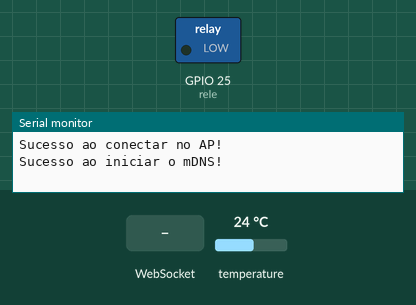
A program run on a simulated ESP32. Shown: switched loads named in the program (green lamp = pin HIGH), the last lines printed to the serial monitor. Inputs (shaded band) come from the test bench; at power-on: temperature 24 °C. WiFi joins after 1.5 s; servers stay silent unless stated.

Above: at 2.7 s.
2.8 s: WebSocket text "ON" received
At 3.9 s:
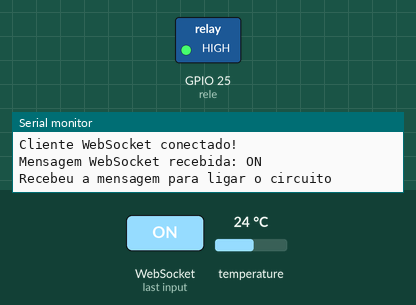
6.0 s: WebSocket text "OFF" received
At 7.0 s:
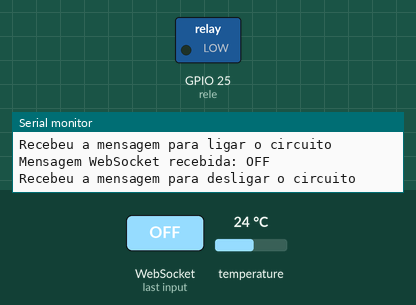
Timing chart, 0 to 9.0 s (numbered marks = the images above; inputs shaded):
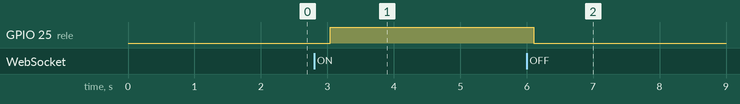

The program:

main.cpp
```cpp
#include <WiFi.h>
#include <ESPmDNS.h>
#include <WiFiClient.h>
#include <WiFiManager.h>
#include <ESPAsyncWebServer.h>

// sensor DS18B20
#include <OneWire.h>
#include <DallasTemperature.h>

#define rele 25
#define DS18B20 32

OneWire oneWire(DS18B20);

DallasTemperature sensors(&oneWire);

// credenciais do AP
const char *ssid = "ESP32";
// const char* passwd = "pp12345678";

// implementação do millis
const int intervaloLeitura = 10;
unsigned long tempoPassado = 0;

float temperaturaAlvo = 100.0;
// valor inserido para simular o sensor
float temperaturaAtual = 0.0;

bool circuitoLigado = false;
bool temperaturaAlvoAtingida = false;

AsyncWebServer server(80);
AsyncWebSocket ws("/ws");

// Função para calcular o valor da barra de progresso com base na temperatura atual e na temperatura alvo
int calcularProgresso(float temperaturaAlvo, float temperaturaAtual)
{
  // Calcular a proporção entre a temperatura atual e a temperatura alvo
  float progresso = map(constrain(temperaturaAtual, 40.0, temperaturaAlvo), 40.0, temperaturaAlvo, 0, 100);

  return static_cast<int>(progresso);
}

void setup()
{
  Serial.begin(115200);

  pinMode(rele, OUTPUT);
  //pinMode(DS18B20, INPUT);

  digitalWrite(rele, 0);

  sensors.begin();

  //temperaturaAtual = analogRead(sensor);

  WiFiManager wm;

  if (wm.autoConnect(ssid))
  {
    Serial.println("Sucesso ao conectar no AP!");
  }
  else
  {
    Serial.println("Falha ao conectar no AP");
  }

  // Serviço mDNS
  if (!MDNS.begin("esp32"))
  {
    Serial.println("Erro ao iniciar o mDNS");
    return;
  }
  else
  {
    Serial.println("Sucesso ao iniciar o mDNS!");
  }

  MDNS.addService("http", "tcp", 80);

  server.on("/", HTTP_GET, [](AsyncWebServerRequest *request)
            {
    String html = R"html(
      <!DOCTYPE html>
      <html lang="pt-br">
      <head>
        <meta charset="UTF-8">
        <meta name="viewport" content="width=device-width, initial-scale=1.0">
        <title>Controle de Temperatura</title>
        <style>
          body {
            font-family: Arial, sans-serif;
            background-color: #f0f0f0;
            margin: 0;
            padding: 0;
          }

          .container {
            width: 300px;
            margin: auto;
            padding: 20px;
            background-color: #fff;
            border-radius: 10px;
            box-shadow: 0 0 10px rgba(0, 0, 0, 0.1);
            text-align: center;
            position: absolute;
            top: 50%;
            left: 50%;
            transform: translate(-50%, -50%);
          }

          .input-field {
            width: auto;
            padding: 10px;
            margin: 10px 0;
            border: 1px solid #ccc;
            border-radius: 5px;
            text-align: center;
            font-size: 18px;
          }

          .legend {
            font-size: 13px;
            color: #666;
            margin-bottom: 10px;
          }

          .button {
            background-color: #3498db;
            color: #fff;
            border: none;
            padding: 10px 20px;
            margin: 10px 0;
            border-radius: 5px;
            cursor: pointer;
          }

          .button:hover {
            background-color: #2980b9;
          }

          .status-field {
            font-size: 16px;
            margin: 20px 0;
            color: #333;
          }

          .mensagem-erro {
            font-size: 15px;
            color: red;
          }

          .progress-bar-container {
            width: 100%;
            background-color: #e0e0e0;
            border-radius: 5px;
          }

          .progress-value{
            font-size: 13px;
          }
          .progress-bar {
            width: 0%;
            height: 20px;
            background-color: #3498db;
            border-radius: 5px;
            transition: width 0.5s ease;
          }
          .rodape {
            position: absolute;
            left: 0;
            width: 100%;
            background-color: #333; /* Cor escura para o rodapé */
            color: #fff; /* Cor do texto no rodapé */
            padding: 10px;
            border-radius: 0 0 10px 10px;
            box-sizing: border-box;
            font-size: 11px;
          }
        </style>
      </head>
      <body>
        <div class="container">
          <p class="legend">Insira a temperatura alvo entre 45.0°C e 100.0°C</p>
          <input type="text" id="tempInput" class="input-field" placeholder="Temperatura alvo" value=""><br>
          <p id="tempAlvo" class="status-field">Temperatura Alvo: <span id="tempAlvoValor"></span>°C</p>
          <button id="registrarBtn" class="button" onclick="registrarTemperatura()">Registrar Temperatura</button><br>
          <button id="ligaDesligaBtn" class="button" onclick="ligaDesligaCircuito()" disabled>Ligar Circuito</button><br>
          <span id="mensagemErro" class="mensagem-erro"></span>
          <p id="temperaturaAtual" class="status-field">Temperatura Atual: <span id="tempAtualValor"></span>°C</p>
          <button id="reiniciarBtn" class="button" onclick="reiniciarInterface()">Reiniciar</button><br><br>
          <div class="progress-bar-container">
            <div id="progressBar" class="progress-bar"></div>
          </div>
          <p id="progressValue" class="progress-value">0%</p>
          <div class="rodape">© 2023 Amaral&Becker - TRO7M. Todos os direitos reservados.</div>
        </div>
        <script>
          var circuitoLigado = false;

          function validarIntervalo() {
            var tempInput = document.getElementById('tempInput');
            var mensagemErro = document.getElementById('mensagemErro');

            var temperatura = parseFloat(tempInput.value);

            if (isNaN(temperatura) || temperatura < 45.0 || temperatura > 100.0) {
              // Mostrar a mensagem de erro
              mensagemErro.innerText = "Insira uma temperatura válida entre 45.0°C e 100.0°C.";
              tempInput.value = ''; // Limpar o campo de entrada
              return false;
            } else {
              // Limpar a mensagem de erro
              mensagemErro.innerText = "";
              return true;
            }
          }


          function registrarTemperatura() {
            if (!validarIntervalo()) {
              return;
            }

            var tempInput = document.getElementById('tempInput');
            var tempAlvo = document.getElementById('tempAlvoValor');
            tempAlvo.innerText = tempInput.value;
            tempInput.disabled = true;

            // Habilitar o botão de ligar
            var ligaDesligaBtn = document.getElementById('ligaDesligaBtn');
            ligaDesligaBtn.disabled = false;

            // Atualizar a variável temperaturaAlvo no servidor
            socket.send(JSON.stringify({ action: 'atualizar_alvo', temperatura: tempInput.value }));

            // Habilitar o botão de ligar
            var ligaDesligaBtn = document.getElementById('ligaDesligaBtn');
            ligaDesligaBtn.disabled = false;
          }

          function handleTemperaturaAlvoAtingida() {
            // Exibir a mensagem de alerta apenas se o circuito estiver ligado
            if (circuitoLigado) {
              alert("Temperatura alvo atingida!");
            }
            var tempInput = document.getElementById('tempInput');
            tempInput.disabled = false;

            var ligaDesligaBtn = document.getElementById('ligaDesligaBtn');
            ligaDesligaBtn.innerHTML = 'Ligar Circuito';
            ligaDesligaBtn.style.backgroundColor = '#3498db';
          }

          function ligaDesligaCircuito() {
            var tempInput = document.getElementById('tempInput');
            var ligaDesligaBtn = document.getElementById('ligaDesligaBtn');
            var mensagemErro = document.getElementById('mensagemErro');

            // Verificar se a temperatura foi registrada
            if (tempInput.value === "") {
              // Mostrar a mensagem de erro
              mensagemErro.innerText = "Registre uma temperatura antes de ligar o circuito.";
              return;
            }

            // Limpar a mensagem de erro
            mensagemErro.innerText = "";

            if (ligaDesligaBtn.innerHTML === 'Ligar Circuito') {
              ligaDesligaBtn.innerHTML = 'Desligar Circuito';
              ligaDesligaBtn.style.backgroundColor = '#e74c3c';

              // Atualizar a variável global circuitoLigado
              circuitoLigado = true;

              // Enviar mensagem WebSocket para ligar o circuito
              socket.send(JSON.stringify({ action: 'ON' }));
              console.log('Enviou a mensagem para ligar o circuito');
            } else {
              ligaDesligaBtn.innerHTML = 'Ligar Circuito';
              ligaDesligaBtn.style.backgroundColor = '#3498db';
              // Enviar mensagem WebSocket para desligar o circuito

              // Atualizar a variável global circuitoLigado
              circuitoLigado = false;

              socket.send(JSON.stringify({ action: 'OFF' }));
              console.log('Enviou a mensagem para desligar o circuito');
            }
          }

          function updateTemperatura(temperatura) {
            document.getElementById('tempAtualValor').innerText = temperatura;
          }

          function updateProgressBar(progresso) {
            var progressBar = document.getElementById('progressBar');
            var progressValue = document.getElementById('progressValue');

            progressBar.style.width = progresso + '%';
            progressValue.innerText = progresso + '%';
          }

          function reiniciarInterface() {
            // Limpar valores e reativar campos
            var tempInput = document.getElementById('tempInput');
            tempInput.value = '';
            tempInput.disabled = false;

            var tempAlvo = document.getElementById('tempAlvoValor');
            tempAlvo.innerText = '';

            var ligaDesligaBtn = document.getElementById('ligaDesligaBtn');
            ligaDesligaBtn.innerHTML = 'Ligar Circuito';
            ligaDesligaBtn.style.backgroundColor = '#3498db';

            // Reiniciar a barra de progresso
            updateProgressBar(0);

            // Enviar mensagem WebSocket para reiniciar no servidor
            console.log('Enviou a mensagem para reiniciar o circuito');
            socket.send(JSON.stringify({ action: 'RESTART' }));
          }

          // WebSocket
          var socket = new WebSocket('ws://' + window.location.hostname + '/ws');
          socket.onmessage = function (event) {
            var data = JSON.parse(event.data);
            updateTemperatura(data.temperatura);
            updateProgressBar(data.progresso);

            // Verificar se a temperatura alvo foi atingida
            if (data.temperatura >= parseFloat(document.getElementById('tempInput').value)) {
              handleTemperaturaAlvoAtingida();

              // Atualizar a variável global circuitoLigado
              circuitoLigado = false;
            }
          };
        </script>
      </body>
      </html>
    )html";


    request->send(200, "text/html", html); });

  // Configurar WebSocket
  ws.onEvent([](AsyncWebSocket *server, AsyncWebSocketClient *client, AwsEventType type, void *arg, uint8_t *data, size_t len)
             {
    if (type == WS_EVT_CONNECT)
    {
      Serial.println("Cliente WebSocket conectado!");
    }
    else if (type == WS_EVT_DISCONNECT)
    {
      Serial.println("Cliente WebSocket disconectado!");
    }
    else if (type == WS_EVT_DATA)
    {
      AwsFrameInfo *info = (AwsFrameInfo *)arg;
      if (info->opcode == WS_TEXT)
      {
        // Interpretar a mensagem WebSocket
        String message = String((char *)data);
        Serial.println("Mensagem WebSocket recebida: " + message);

        // Verificar se a mensagem contém "ligar", "desligar" ou "atualizar_alvo"
        if (message.indexOf("ON") != -1)
        {
          Serial.println("Recebeu a mensagem para ligar o circuito");
          circuitoLigado = true;
        }
        else if (message.indexOf("OFF") != -1)
        {
          Serial.println("Recebeu a mensagem para desligar o circuito");
          circuitoLigado = false;
        }
        else if (message.indexOf("atualizar_alvo") != -1)
        {
          // Encontrar a posição da vírgula e extrair o valor da temperatura alvo
          int pos = message.indexOf("temperatura") + 13;
          int posFim = message.indexOf("}");
          String novoAlvoStr = message.substring(pos, posFim);

          // Remover as aspas duplas
          novoAlvoStr.replace("\"", "");

          // Converter a string para um número de ponto flutuante
          float novoAlvo = novoAlvoStr.toFloat();
          Serial.print("Nova temperatura alvo: ");
          Serial.println(novoAlvo);

          // Atualizar a variável temperaturaAlvo
          temperaturaAlvo = novoAlvo;
        }
        // reinicia a simulação do sensor de temperatura
        else if (message.indexOf("RESTART") != -1){
          temperaturaAtual = 0.0;
          circuitoLigado = false;
        }
      }
    } });

  // Iniciar o servidor
  server.addHandler(&ws);
  server.begin();
}

void loop()
{

  // implementar a atualização do sensor e do gráfico utilizando millis
  unsigned long tempoAtual = millis();

  if (tempoAtual - tempoPassado >= intervaloLeitura)
  {

    tempoPassado = tempoAtual;

    // temperaturaAtual = analogRead(sensor);
    sensors.requestTemperatures();

    temperaturaAtual = sensors.getTempCByIndex(0);

    // Atualizar a barra de progresso e notificar clientes WebSocket
    int progresso = calcularProgresso(temperaturaAlvo, temperaturaAtual);
    ws.textAll("{\"temperatura\":" + String(temperaturaAtual) + ", \"progresso\":" + String(progresso) + "}");

    if (circuitoLigado && !temperaturaAlvoAtingida)
    {
      // liga o RELE
      digitalWrite(rele, 1);
    }
    else
    {
      digitalWrite(rele, 0);
    }

    // Verificar se a temperatura alvo foi atingida
    if (temperaturaAtual >= temperaturaAlvo)
    {
      temperaturaAlvoAtingida = true;
      circuitoLigado = false;

      // Exibir mensagem no console (pode ser substituído por uma lógica para exibir no HTML)
      Serial.println("Temperatura alvo atingida!");
    }
    else
    {
      temperaturaAlvoAtingida = false;
    }
  }
}
```

Measured:
- after the input at 2.8 s, GPIO 25 (rele): LOW → HIGH after 0.25 s
- after the input at 6.0 s, GPIO 25 (rele): HIGH → LOW after 0.10 s
